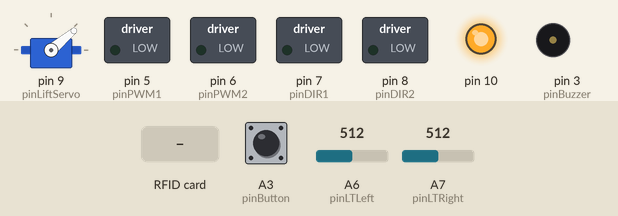
Simulated run of this sketch. Board: Arduino Nano, built with avr-gcc and run on an emulated ATmega328P. On the bench: servo, switched loads named in the sketch (green lamp = pin HIGH), output pins drawn as LEDs (lit = HIGH), buzzer (waves = sounding). The inputs (shaded band) are chosen by the test bench; at power-on: A3 (pinButton) HIGH, A6 (pinLTLeft) = 512, A7 (pinLTRight) = 512. What the sketch prints to the serial monitor is not drawn.

Above: at 2.5 s.
2.6 s: RFID card 74 DC 58 74 held to the reader
At 3.7 s:
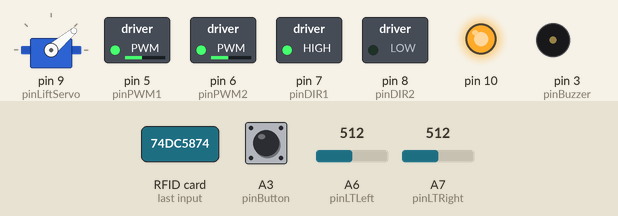
4.2 s: A3 (pinButton) pulled LOW for 0.15 s
At 5.3 s:
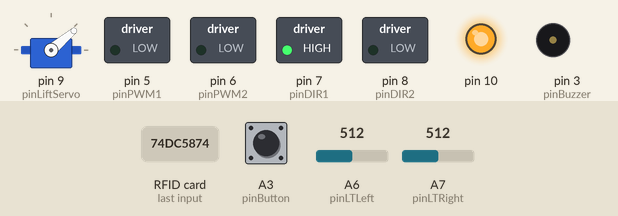
5.9 s: A3 (pinButton) pulled LOW for 1 s
At 6.97 s:
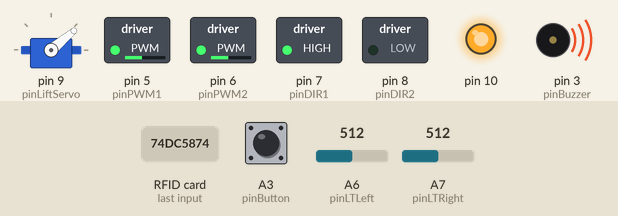
8.5 s: A6 (pinLTLeft) set to 440
At 9.6 s:
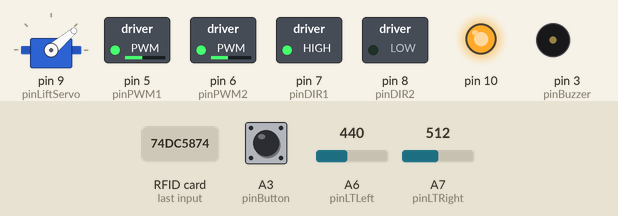
10.0 s: A7 (pinLTRight) set to 710
At 10.7 s:
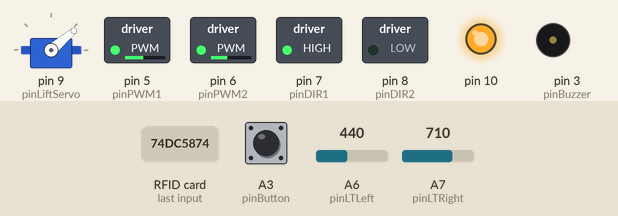
11.5 s: A3 (pinButton) pulled LOW for 3.2 s
At 14.77 s:
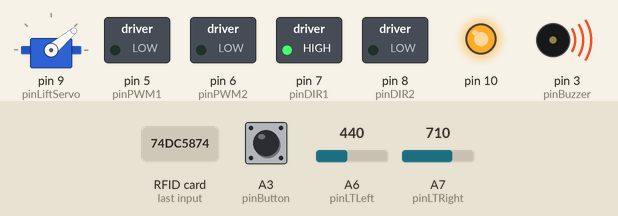
Timing chart, 0 to 16.4 s (numbered marks = the images above; inputs shaded):
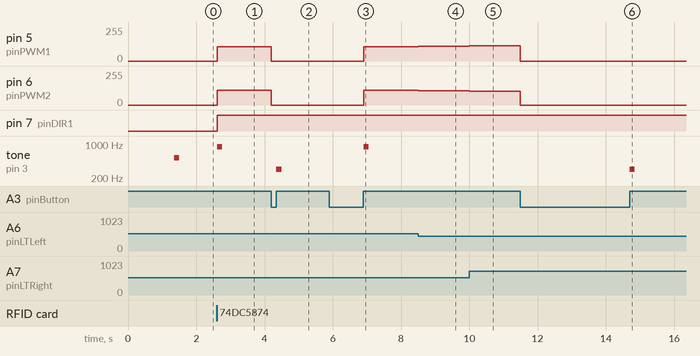

Measured:
- after the input at 2.6 s, pin 5 (pinPWM1): 0/255 → 108/255 at once; pin 6 (pinPWM2): 0/255 → 110/255 at once; pin 7 (pinDIR1): LOW → HIGH at once; tone on pin 3 (pinBuzzer): silent → 880 Hz at once, → silent 0.15 s later
- after the input at 4.2 s, pin 5 (pinPWM1): 108/255 → 0/255 at once; pin 6 (pinPWM2): 110/255 → 0/255 at once; tone on pin 3 (pinBuzzer): silent → 300 Hz after 0.15 s, → silent 0.15 s later
- after the input at 5.9 s, pin 5 (pinPWM1): 0/255 → 108/255 after 1.0 s; pin 6 (pinPWM2): 0/255 → 110/255 after 1.0 s; tone on pin 3 (pinBuzzer): silent → 880 Hz after 1.0 s, → silent 0.15 s later
- after the input at 8.5 s, pin 5 (pinPWM1): 108/255 → 110/255 at once; pin 6 (pinPWM2): 110/255 → 108/255 at once
- after the input at 10.0 s, pin 5 (pinPWM1): 110/255 → 115/255 at once; pin 6 (pinPWM2): 108/255 → 103/255 at once
- after the input at 11.5 s, pin 5 (pinPWM1): 115/255 → 0/255 at once; pin 6 (pinPWM2): 103/255 → 0/255 at once; tone on pin 3 (pinBuzzer): silent → 300 Hz after 3.2 s, → silent 0.15 s later

The sketch:

JellibiAGV_Base_tune.ino
```cpp
/****************************************************************
 * Jellibi AGV - 창고↔도시 물류 왕복 (단순 미션)
 *   스타트 RFID → 창고 이동 → 물류 적재 → 도시 이동 → 물류 하차 → 창고 반복
 *   라이브러리: MFRC522, Servo(내장)
 ****************************************************************/
#include <SPI.h>
#include <MFRC522.h>
#include <Servo.h>

//==================== 핀 맵 ====================
#define pinLTLeft    A6   // 바닥 왼쪽 IR (라인)
#define pinLTRight   A7   // 바닥 오른쪽 IR (라인)
#define pinButton    A3   // 버튼(비상정지)
#define pinBuzzer    3
#define pinPWM1      5    // 좌 모터 속도
#define pinPWM2      6    // 우 모터 속도
#define pinDIR1      7    // 좌 모터 방향
#define pinDIR2      8    // 우 모터 방향
#define pinRfidSS    2
#define pinRfidRST   4
#define pinLiftServo 9

//==================== ★ 여기만 수정 ====================
int  WAREHOUSE_NO = 3;     // 창고 번호 (1~8)
int  CITY_NO      = 3;     // 도시 번호 (1~8): 1서울 2인천 3세종 4대전 5대구 6광주 7부산 8제주
int  START_ROW    = 4;     // 출발 위치 행 (A=1 … H=8)
int  START_COL    = 0;     // 출발 위치 열: 0=좌측출발, 9=우측출발
byte START_CARD[4] = {0x74,0xDC,0x58,0x74};  // 시작 카드 UID (RfidTest로 확인)
int  LIFT_UP_ANGLE   = 150; // 적재(올림) 각도
int  LIFT_DOWN_ANGLE = 40;  // 하차(내림) 각도
int  actionDelayMs   = 1000;// 적재/하차 동작 시간(ms)

//==================== 튜닝 상수 ====================
#define LEFT_WHITE   415    // 센서 정규화(실측)
#define LEFT_BLACK   992
#define RIGHT_WHITE  378
#define RIGHT_BLACK  959
#define LINE_COUNT_THRESHOLD 700   // 교차점 판정(둘 다 이상)
#define LINE_LEAVE_THRESHOLD 450   // 벗어남 판정(둘 다 미만)

#define FORWARD  0
#define BACKWARD 1

int   basePower = 110, minPower = 75, maxPower = 145;
float Kp = 0.015, Power1RatioF = 0.99, Power2RatioF = 1.00;
int   turnPower = 100;
int   forwardIntoCrossTime = 50;
int   forwardAfterTurnTime = 0;
int   forwardAfterHalfTurnTime = 60;
int   leftTurnTime = 420, rightTurnTime = 420, halfTurnTime = 860;
int   arriveCrossForwardTime = 60;

//==================== 좌표계 ====================
//  행: 0=창고줄, 1~8=격자 A~H, 9=도시줄 / 열: 0=좌출발, 1~8=격자, 9=우출발
struct Point { int row, col; };
enum Direction { NORTH=0, EAST=1, SOUTH=2, WEST=3 };
#define GRID_RMIN 1
#define GRID_RMAX 8
#define GRID_CMIN 1
#define GRID_CMAX 8

Point     HUB, DEST, START;
Direction START_DIR;
Point     robotPos;
Direction robotDir;

Direction leftOf (Direction d){ return (Direction)((d+3)%4); }
Direction rightOf(Direction d){ return (Direction)((d+1)%4); }
Point stepCell(Point p, Direction d, int n){
  Point r = p;
  if      (d==NORTH) r.row -= n;
  else if (d==SOUTH) r.row += n;
  else if (d==EAST)  r.col += n;
  else               r.col -= n;
  return r;
}
bool samePoint(Point a, Point b){ return a.row==b.row && a.col==b.col; }

//==================== RFID / 서보 ====================
MFRC522 mfrc522(pinRfidSS, pinRfidRST);
Servo   liftServo;

//==================== 상태 변수 ====================
int  lineCounter=0; bool lineLock=false;
unsigned long lastCountTime=0;
int  lineCountIgnore=320, leaveNeed=2, leaveCount=0, crossNeed=2;

int  targetCount=0; bool traceDone=false;     // DoLineTrace
int  moveState=0; Point moveTarget;            // MoveTo
Point wp[4]; int wpLen=0, wpIdx=0; bool navActive=false;  // 경로
bool started=false, running=false;             // 실행
bool beepOn=false; unsigned long beepEnd=0;    // 부저

//==================== 부저(비차단) ====================
void beep(int f,int t){ tone(pinBuzzer,f,t); beepOn=true; beepEnd=millis()+t; }
void updateBeep(){ if(beepOn && millis()>=beepEnd){ noTone(pinBuzzer); beepOn=false; } }

//==================== 모터 ====================
void drive(int d1,int p1,int d2,int p2){
  boolean h1,h2; int a,b;
  if(d1==FORWARD){ h1=HIGH; a=p1*Power1RatioF; } else { h1=LOW; a=p1; }
  if(d2==FORWARD){ h2=LOW;  b=p2*Power2RatioF; } else { h2=HIGH; b=p2; }
  a=constrain(a,0,255); b=constrain(b,0,255);
  digitalWrite(pinDIR1,h1); analogWrite(pinPWM1,a);
  digitalWrite(pinDIR2,h2); analogWrite(pinPWM2,b);
}
void Forward(int p){ drive(FORWARD,p,FORWARD,p); }
void PivotLeft(int p){ drive(BACKWARD,p,FORWARD,p); }
void PivotRight(int p){ drive(FORWARD,p,BACKWARD,p); }
void Stop(){ analogWrite(pinPWM1,0); analogWrite(pinPWM2,0); }

//==================== 센서 ====================
int normalize(int raw,int w,int b){
  long n=(long)(raw-w)*1000L/(b-w);
  if(n<0)n=0; if(n>1000)n=1000; return (int)n;
}
void readSensors(int &l,int &r){
  l=normalize(analogRead(pinLTLeft),  LEFT_WHITE,  LEFT_BLACK);
  r=normalize(analogRead(pinLTRight), RIGHT_WHITE, RIGHT_BLACK);
}

//==================== 라인트레이싱 P제어 ====================
void lineTrace(){
  int l,r; readSensors(l,r);
  int corr=(int)((l-r)*Kp);
  drive(FORWARD, constrain(basePower-corr,minPower,maxPower),
        FORWARD, constrain(basePower+corr,minPower,maxPower));
}

//==================== 라인 카운터 ====================
bool crossStable(){
  int c=0;
  for(int i=0;i<crossNeed;i++){ int l,r; readSensors(l,r);
    if(l>LINE_COUNT_THRESHOLD && r>LINE_COUNT_THRESHOLD) c++; delay(1); }
  return c>=crossNeed;
}
void resetCounter(){ lineCounter=0; lineLock=false; lastCountTime=0; leaveCount=0; }
void ignoreAfterTurn(){ resetCounter(); lineLock=true; }   // 회전점 교차로 1개 스킵
void updateCounter(){
  unsigned long now=millis();
  int l,r; readSensors(l,r);
  bool cross=(l>LINE_COUNT_THRESHOLD && r>LINE_COUNT_THRESHOLD);
  bool leave=(l<LINE_LEAVE_THRESHOLD && r<LINE_LEAVE_THRESHOLD);
  if(cross){
    leaveCount=0;
    if(!lineLock && now-lastCountTime>lineCountIgnore && crossStable()){
      lineCounter++; lineLock=true; lastCountTime=now; beep(1000,30);
    }
  }
  if(leave){ if(++leaveCount>=leaveNeed){ lineLock=false; leaveCount=0; } }
  else leaveCount=0;
}

//==================== DoLineTrace(n) ====================
void startTrace(int n){ targetCount=n; traceDone=false; resetCounter(); }
void finishTrace(){
  Stop(); delay(50); Forward(basePower); delay(arriveCrossForwardTime);
  Stop(); delay(80); traceDone=true; beep(700,100);
}
void runTrace(){
  if(traceDone){ Stop(); return; }
  updateCounter();
  if(lineCounter>=targetCount){ finishTrace(); return; }
  lineTrace();
}

//==================== 회전(heading 추적) ====================
void turnLeft90(){
  Forward(basePower); delay(forwardIntoCrossTime); Stop(); delay(60);
  PivotLeft(turnPower); delay(leftTurnTime); Stop(); delay(60);
  if(forwardAfterTurnTime>0){ Forward(basePower); delay(forwardAfterTurnTime); Stop(); delay(60); }
  robotDir=leftOf(robotDir); ignoreAfterTurn();
}
void turnRight90(){
  Forward(basePower); delay(forwardIntoCrossTime); Stop(); delay(60);
  PivotRight(turnPower); delay(rightTurnTime); Stop(); delay(60);
  if(forwardAfterTurnTime>0){ Forward(basePower); delay(forwardAfterTurnTime); Stop(); delay(60); }
  robotDir=rightOf(robotDir); ignoreAfterTurn();
}
void turnHalf(){
  Forward(basePower); delay(forwardIntoCrossTime); Stop(); delay(80);
  PivotLeft(turnPower); delay(halfTurnTime); Stop(); delay(100);
  if(forwardAfterHalfTurnTime>0){ Forward(basePower); delay(forwardAfterHalfTurnTime); Stop(); delay(80); }
  robotDir=(Direction)((robotDir+2)%4); ignoreAfterTurn();
}
void turnTo(Direction t){
  int diff=(t-robotDir+4)%4;
  if(diff==1) turnRight90(); else if(diff==3) turnLeft90(); else if(diff==2) turnHalf();
}

//==================== 좌표 항법 ====================
void startMove(Point t){ moveTarget=t; traceDone=false; moveState=0; resetCounter(); }
void posForward(int n){ robotPos=stepCell(robotPos,robotDir,n); }

Point gateway(Point p){                 // 스텁 → 격자 진입점
  Point g=p;
  if      (p.row==0) g.row=GRID_RMIN;    // 창고(위)  → 아래
  else if (p.row==9) g.row=GRID_RMAX;    // 도시(아래)→ 위
  else if (p.col==0) g.col=GRID_CMIN;    // 좌출발 → 오른쪽
  else if (p.col==9) g.col=GRID_CMAX;    // 우출발 → 왼쪽
  return g;
}
int planRoute(Point from, Point to){     // [스텁진입]→격자이동→[스텁탈출]
  int n=0; wp[n++]=from;
  Point gA=gateway(from), gB=gateway(to);
  if(!samePoint(gA,from)) wp[n++]=gA;
  if(!samePoint(gB,gA))   wp[n++]=gB;
  if(!samePoint(to,gB))   wp[n++]=to;
  return n;
}
void goTo(Point dest){
  wpLen=planRoute(robotPos,dest); wpIdx=1; navActive=true;
  if(wpIdx<wpLen) startMove(wp[wpIdx]); else navActive=false;
}
void runMoveTo(){
  if(!navActive){ Stop(); return; }
  if(moveState==0){
    if      (robotPos.row!=moveTarget.row) moveState=1;
    else if (robotPos.col!=moveTarget.col) moveState=3;
    else                                   moveState=5;
  }
  else if(moveState==1){
    int d=moveTarget.row-robotPos.row;
    turnTo(d<0?NORTH:SOUTH); startTrace(abs(d)); moveState=2;
  }
  else if(moveState==2){
    runTrace();
    if(traceDone){ posForward(abs(moveTarget.row-robotPos.row)); traceDone=false; resetCounter(); moveState=0; }
  }
  else if(moveState==3){
    int d=moveTarget.col-robotPos.col;
    turnTo(d<0?WEST:EAST); startTrace(abs(d)); moveState=4;
  }
  else if(moveState==4){
    runTrace();
    if(traceDone){ posForward(abs(moveTarget.col-robotPos.col)); traceDone=false; resetCounter(); moveState=0; }
  }
  else if(moveState==5){
    Stop(); moveState=0; wpIdx++;
    if(wpIdx<wpLen) startMove(wp[wpIdx]); else navActive=false;  // 목적지 도착
  }
}

//==================== RFID 시작 카드 ====================
bool readUID(byte *uid){
  if(!mfrc522.PICC_IsNewCardPresent()) return false;
  if(!mfrc522.PICC_ReadCardSerial())  return false;
  for(byte i=0;i<4;i++) uid[i]=(i<mfrc522.uid.size)?mfrc522.uid.uidByte[i]:0;
  mfrc522.PICC_HaltA(); return true;
}
bool isStartCard(byte *uid){
  for(int i=0;i<4;i++) if(uid[i]!=START_CARD[i]) return false;
  return true;
}

//==================== 리프트 ====================
void liftUp(){   liftServo.attach(pinLiftServo); liftServo.write(LIFT_UP_ANGLE);   delay(actionDelayMs); }                       // 적재: 부착·올림(운반 중 유지)
void liftDown(){ liftServo.attach(pinLiftServo); liftServo.write(LIFT_DOWN_ANGLE); delay(actionDelayMs); liftServo.detach(); }  // 하차: 내린 뒤 서보 분리(전류↓→리셋 방지)

//==================== 미션: 창고→적재→도시→하차→반복 ====================
enum { M_TO_HUB, M_HUB_WAIT, M_LOAD, M_TO_CITY, M_CITY_WAIT, M_UNLOAD };
int mState = M_TO_HUB;

void runMission(){
  switch(mState){
    case M_TO_HUB:    goTo(HUB);  mState=M_HUB_WAIT;  break;   // 창고로
    case M_HUB_WAIT:  if(!navActive) mState=M_LOAD;   break;   // 도착 대기
    case M_LOAD:      liftUp();   beep(1200,100); mState=M_TO_CITY; break;  // 적재(서보 유지)
    case M_TO_CITY:   goTo(DEST); mState=M_CITY_WAIT; break;   // 도시로
    case M_CITY_WAIT: if(!navActive) mState=M_UNLOAD; break;   // 도착 대기
    case M_UNLOAD:    liftDown(); beep(500,150);  mState=M_TO_HUB;  break;  // 하차(서보 분리) → 반복
  }
}

//==================== 버튼 비상정지 ====================
void checkStopButton(){
  if(digitalRead(pinButton)!=0) return;          // 안 눌림(풀업)
  Stop(); delay(20);
  if(digitalRead(pinButton)!=0) return;
  while(digitalRead(pinButton)==0) delay(5);     // 손 뗄 때까지
  running=!running;
  beep(running?880:300, 150);
}

//==================== setup / loop ====================
void setup(){
  Serial.begin(9600);
  pinMode(pinLTLeft,INPUT); pinMode(pinLTRight,INPUT);
  pinMode(pinButton,INPUT_PULLUP);
  pinMode(pinBuzzer,OUTPUT);
  pinMode(pinDIR1,OUTPUT); pinMode(pinPWM1,OUTPUT);
  pinMode(pinDIR2,OUTPUT); pinMode(pinPWM2,OUTPUT);
  Stop();

  SPI.begin(); mfrc522.PCD_Init();
  liftDown();                       // 시작: 리프트 내림 후 서보 분리(idle 전류 0)

  HUB   = {0, WAREHOUSE_NO};               // 창고 N (행0)
  DEST  = {9, CITY_NO};                     // 도시 N (행9)
  START = {START_ROW, START_COL};
  START_DIR = (START_COL==0) ? EAST : WEST; // 좌출발=동, 우출발=서
  robotPos = START; robotDir = START_DIR;

  delay(300); beep(523,150);
  Serial.println(F("Ready - 시작 카드를 태깅하세요"));
}

void loop(){
  updateBeep();

  if(!started){                              // 시작 전: 시작 카드 대기
    byte uid[4];
    if(readUID(uid)){
      Serial.print(F("UID:"));
      for(int i=0;i<4;i++){ Serial.print(' '); if(uid[i]<0x10) Serial.print('0'); Serial.print(uid[i],HEX); }
      if(isStartCard(uid)){ started=true; running=true; beep(880,150); Serial.println(F(" => START")); }
      else                { beep(200,200);                              Serial.println(F(" => 불일치")); }
    }
    Stop(); return;
  }

  checkStopButton();                         // 시작 후: 버튼 = 정지/재개
  if(!running){ Stop(); return; }

  runMoveTo();                               // 주행
  runMission();                              // 미션 진행
}
```
